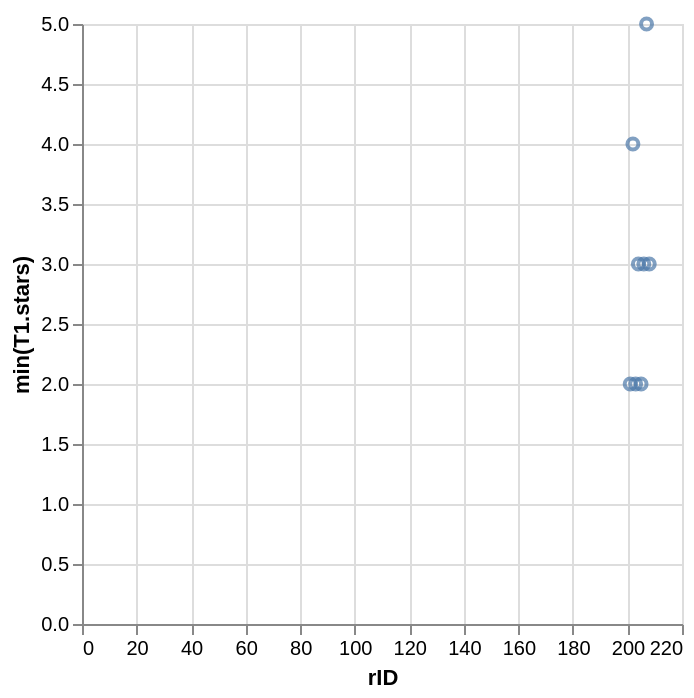

Describe this chart as a Vega-Lite specification.
### Vega-Lite specification from a JSON file in a GitHub repository (floating-point values rounded to 4 significant figures)
{"data": {"values": [{"x_data": 201, "y_data": 2}, {"x_data": 202, "y_data": 4}, {"x_data": 203, "y_data": 2}, {"x_data": 204, "y_data": 3}, {"x_data": 205, "y_data": 2}, {"x_data": 206, "y_data": 3}, {"x_data": 207, "y_data": 5}, {"x_data": 208, "y_data": 3}]}, "mark": "point", "encoding": {"x": {"field": "x_data", "type": "quantitative", "title": "rID"}, "y": {"field": "y_data", "type": "quantitative", "title": "min(T1.stars)"}}}
